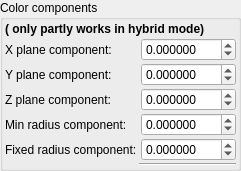
    <widget class="QGroupBox" name="groupBox_3">
     <property name="title">
      <string>Color components</string>
     </property>
     <layout class="QVBoxLayout" name="verticalLayout_7">
      <property name="leftMargin">
       <number>2</number>
      </property>
      <property name="topMargin">
       <number>2</number>
      </property>
      <property name="rightMargin">
       <number>2</number>
      </property>
      <property name="bottomMargin">
       <number>2</number>
      </property>
      <item>
       <layout class="QGridLayout" name="gridLayout_13" columnstretch="0,0,1">
        <property name="spacing">
         <number>2</number>
        </property>
        <item row="4" column="2">
         <widget class="MyDoubleSpinBox" name="spinbox3_mandelbox_color_z">
          <property name="sizePolicy">
           <sizepolicy hsizetype="Minimum" vsizetype="Maximum">
            <horstretch>0</horstretch>
            <verstretch>0</verstretch>
           </sizepolicy>
          </property>
          <property name="prefix">
           <string/>
          </property>
          <property name="suffix">
           <string/>
          </property>
          <property name="decimals">
           <number>6</number>
          </property>
          <property name="minimum">
           <double>-100.000000000000000</double>
          </property>
          <property name="maximum">
           <double>100.000000000000000</double>
          </property>
          <property name="singleStep">
           <double>0.100000000000000</double>
          </property>
         </widget>
        </item>
        <item row="5" column="0">
         <widget class="QLabel" name="label_28">
          <property name="text">
           <string>Min radius component:</string>
          </property>
         </widget>
        </item>
        <item row="2" column="0">
         <widget class="QLabel" name="label_25">
          <property name="text">
           <string>X plane component:</string>
          </property>
         </widget>
        </item>
        <item row="5" column="2">
         <widget class="MyDoubleSpinBox" name="spinbox_mandelbox_color_Sp1">
          <property name="sizePolicy">
           <sizepolicy hsizetype="Minimum" vsizetype="Maximum">
            <horstretch>0</horstretch>
            <verstretch>0</verstretch>
           </sizepolicy>
          </property>
          <property name="prefix">
           <string/>
          </property>
          <property name="suffix">
           <string/>
          </property>
          <property name="decimals">
           <number>6</number>
          </property>
          <property name="minimum">
           <double>-100.000000000000000</double>
          </property>
          <property name="maximum">
           <double>100.000000000000000</double>
          </property>
          <property name="singleStep">
           <double>0.100000000000000</double>
          </property>
         </widget>
        </item>
        <item row="6" column="0">
         <widget class="QLabel" name="label_29">
          <property name="text">
           <string>Fixed radius component:</string>
          </property>
         </widget>
        </item>
        <item row="2" column="2">
         <widget class="MyDoubleSpinBox" name="spinbox3_mandelbox_color_x">
          <property name="sizePolicy">
           <sizepolicy hsizetype="Minimum" vsizetype="Maximum">
            <horstretch>0</horstretch>
            <verstretch>0</verstretch>
           </sizepolicy>
          </property>
          <property name="prefix">
           <string/>
          </property>
          <property name="suffix">
           <string/>
          </property>
          <property name="decimals">
           <number>6</number>
          </property>
          <property name="minimum">
           <double>-100.000000000000000</double>
          </property>
          <property name="maximum">
           <double>100.000000000000000</double>
          </property>
          <property name="singleStep">
           <double>0.100000000000000</double>
          </property>
         </widget>
        </item>
        <item row="3" column="0">
         <widget class="QLabel" name="label_26">
          <property name="text">
           <string>Y plane component:</string>
          </property>
         </widget>
        </item>
        <item row="4" column="0">
         <widget class="QLabel" name="label_30">
          <property name="text">
           <string>Z plane component:</string>
          </property>
         </widget>
        </item>
        <item row="6" column="2">
         <widget class="MyDoubleSpinBox" name="spinbox_mandelbox_color_Sp2">
          <property name="sizePolicy">
           <sizepolicy hsizetype="Minimum" vsizetype="Maximum">
            <horstretch>0</horstretch>
            <verstretch>0</verstretch>
           </sizepolicy>
          </property>
          <property name="prefix">
           <string/>
          </property>
          <property name="suffix">
           <string/>
          </property>
          <property name="decimals">
           <number>6</number>
          </property>
          <property name="minimum">
           <double>-100.000000000000000</double>
          </property>
          <property name="maximum">
           <double>100.000000000000000</double>
          </property>
          <property name="singleStep">
           <double>0.100000000000000</double>
          </property>
         </widget>
        </item>
        <item row="3" column="2">
         <widget class="MyDoubleSpinBox" name="spinbox3_mandelbox_color_y">
          <property name="sizePolicy">
           <sizepolicy hsizetype="Minimum" vsizetype="Maximum">
            <horstretch>0</horstretch>
            <verstretch>0</verstretch>
           </sizepolicy>
          </property>
          <property name="prefix">
           <string/>
          </property>
          <property name="suffix">
           <string/>
          </property>
          <property name="decimals">
           <number>6</number>
          </property>
          <property name="minimum">
           <double>-100.000000000000000</double>
          </property>
          <property name="maximum">
           <double>100.000000000000000</double>
          </property>
          <property name="singleStep">
           <double>0.100000000000000</double>
          </property>
         </widget>
        </item>
        <item row="7" column="1" colspan="2">
         <widget class="Line" name="line_9">
          <property name="orientation">
           <enum>Qt::Horizontal</enum>
          </property>
         </widget>
        </item>
        <item row="0" column="0" colspan="3">
         <widget class="QLabel" name="label_70">
          <property name="font">
           <font>
            <weight>75</weight>
            <bold>true</bold>
           </font>
          </property>
          <property name="text">
           <string>( only partly works in hybrid mode)</string>
          </property>
         </widget>
        </item>
       </layout>
      </item>
     </layout>
    </widget>
